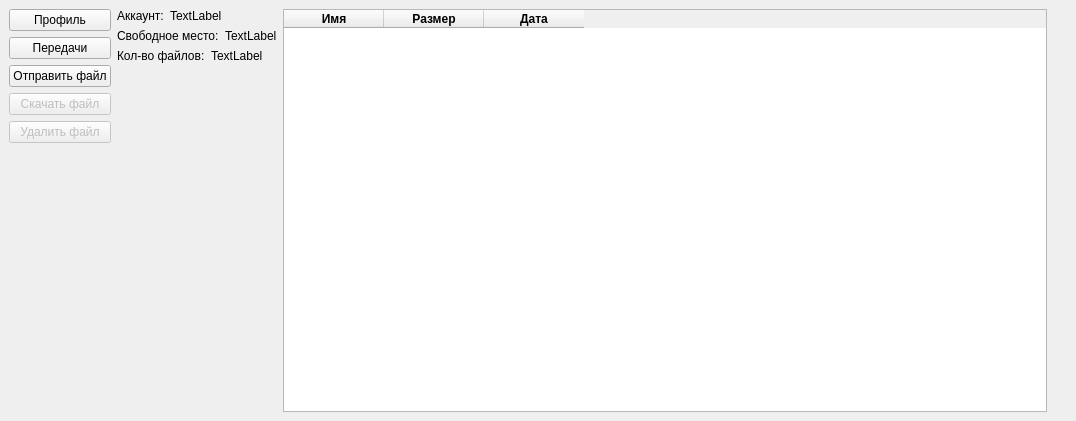
<?xml version="1.0" encoding="UTF-8"?>
<ui version="4.0">
 <class>MainWindow</class>
 <widget class="QMainWindow" name="MainWindow">
  <property name="geometry">
   <rect>
    <x>0</x>
    <y>0</y>
    <width>1076</width>
    <height>421</height>
   </rect>
  </property>
  <property name="sizePolicy">
   <sizepolicy hsizetype="Ignored" vsizetype="Ignored">
    <horstretch>0</horstretch>
    <verstretch>0</verstretch>
   </sizepolicy>
  </property>
  <property name="windowTitle">
   <string>Онлайн-хранилище</string>
  </property>
  <widget class="QWidget" name="centralwidget">
   <layout class="QVBoxLayout" name="verticalLayout">
    <item>
     <layout class="QHBoxLayout" name="horizontalLayout">
      <item>
       <spacer name="horizontalSpacer">
        <property name="orientation">
         <enum>Qt::Horizontal</enum>
        </property>
        <property name="sizeType">
         <enum>QSizePolicy::Maximum</enum>
        </property>
        <property name="sizeHint" stdset="0">
         <size>
          <width>0</width>
          <height>13</height>
         </size>
        </property>
       </spacer>
      </item>
      <item>
       <layout class="QVBoxLayout" name="optionLayout">
        <item>
         <widget class="QPushButton" name="profileButton">
          <property name="sizePolicy">
           <sizepolicy hsizetype="Preferred" vsizetype="Fixed">
            <horstretch>0</horstretch>
            <verstretch>0</verstretch>
           </sizepolicy>
          </property>
          <property name="text">
           <string>Профиль</string>
          </property>
         </widget>
        </item>
        <item>
         <widget class="QPushButton" name="transfersButton">
          <property name="sizePolicy">
           <sizepolicy hsizetype="Preferred" vsizetype="Fixed">
            <horstretch>0</horstretch>
            <verstretch>0</verstretch>
           </sizepolicy>
          </property>
          <property name="text">
           <string>Передачи</string>
          </property>
         </widget>
        </item>
        <item>
         <widget class="QPushButton" name="uploadFileButton">
          <property name="sizePolicy">
           <sizepolicy hsizetype="Preferred" vsizetype="Fixed">
            <horstretch>0</horstretch>
            <verstretch>0</verstretch>
           </sizepolicy>
          </property>
          <property name="text">
           <string>Отправить файл</string>
          </property>
         </widget>
        </item>
        <item>
         <widget class="QPushButton" name="downloadFileButton">
          <property name="enabled">
           <bool>false</bool>
          </property>
          <property name="text">
           <string>Скачать файл</string>
          </property>
         </widget>
        </item>
        <item>
         <widget class="QPushButton" name="deleteFileButton">
          <property name="enabled">
           <bool>false</bool>
          </property>
          <property name="sizePolicy">
           <sizepolicy hsizetype="Preferred" vsizetype="Fixed">
            <horstretch>0</horstretch>
            <verstretch>0</verstretch>
           </sizepolicy>
          </property>
          <property name="text">
           <string>Удалить файл</string>
          </property>
          <property name="autoDefault">
           <bool>false</bool>
          </property>
          <property name="default">
           <bool>false</bool>
          </property>
          <property name="flat">
           <bool>false</bool>
          </property>
         </widget>
        </item>
        <item>
         <spacer name="verticalSpacer_2">
          <property name="orientation">
           <enum>Qt::Vertical</enum>
          </property>
          <property name="sizeHint" stdset="0">
           <size>
            <width>20</width>
            <height>40</height>
           </size>
          </property>
         </spacer>
        </item>
       </layout>
      </item>
      <item>
       <spacer name="horizontalSpacer_2">
        <property name="orientation">
         <enum>Qt::Horizontal</enum>
        </property>
        <property name="sizeType">
         <enum>QSizePolicy::Maximum</enum>
        </property>
        <property name="sizeHint" stdset="0">
         <size>
          <width>0</width>
          <height>13</height>
         </size>
        </property>
       </spacer>
      </item>
      <item>
       <layout class="QVBoxLayout" name="profileLayout">
        <item>
         <layout class="QHBoxLayout" name="accountLayout">
          <item>
           <widget class="QLabel" name="accountLabel">
            <property name="sizePolicy">
             <sizepolicy hsizetype="Fixed" vsizetype="Preferred">
              <horstretch>0</horstretch>
              <verstretch>0</verstretch>
             </sizepolicy>
            </property>
            <property name="text">
             <string>Аккаунт:</string>
            </property>
           </widget>
          </item>
          <item>
           <widget class="QLabel" name="accountNameLabel">
            <property name="text">
             <string>TextLabel</string>
            </property>
           </widget>
          </item>
         </layout>
        </item>
        <item>
         <layout class="QHBoxLayout" name="freeSpaceLayout">
          <item>
           <widget class="QLabel" name="freeSpaceLabel">
            <property name="sizePolicy">
             <sizepolicy hsizetype="Fixed" vsizetype="Preferred">
              <horstretch>0</horstretch>
              <verstretch>0</verstretch>
             </sizepolicy>
            </property>
            <property name="text">
             <string>Свободное место:</string>
            </property>
           </widget>
          </item>
          <item>
           <widget class="QLabel" name="freeSpaceAmountLabel">
            <property name="text">
             <string>TextLabel</string>
            </property>
           </widget>
          </item>
         </layout>
        </item>
        <item>
         <layout class="QHBoxLayout" name="filesLayout">
          <item>
           <widget class="QLabel" name="filesLabel">
            <property name="sizePolicy">
             <sizepolicy hsizetype="Fixed" vsizetype="Preferred">
              <horstretch>0</horstretch>
              <verstretch>0</verstretch>
             </sizepolicy>
            </property>
            <property name="text">
             <string>Кол-во файлов:</string>
            </property>
           </widget>
          </item>
          <item>
           <widget class="QLabel" name="filesAmountLabel">
            <property name="text">
             <string>TextLabel</string>
            </property>
           </widget>
          </item>
         </layout>
        </item>
        <item>
         <spacer name="verticalSpacer_3">
          <property name="orientation">
           <enum>Qt::Vertical</enum>
          </property>
          <property name="sizeHint" stdset="0">
           <size>
            <width>20</width>
            <height>40</height>
           </size>
          </property>
         </spacer>
        </item>
       </layout>
      </item>
      <item>
       <layout class="QVBoxLayout" name="viewLayout">
        <item>
         <widget class="QTableWidget" name="fileTable">
          <property name="enabled">
           <bool>true</bool>
          </property>
          <property name="sizePolicy">
           <sizepolicy hsizetype="MinimumExpanding" vsizetype="Expanding">
            <horstretch>0</horstretch>
            <verstretch>0</verstretch>
           </sizepolicy>
          </property>
          <property name="minimumSize">
           <size>
            <width>400</width>
            <height>0</height>
           </size>
          </property>
          <property name="editTriggers">
           <set>QAbstractItemView::NoEditTriggers</set>
          </property>
          <property name="alternatingRowColors">
           <bool>true</bool>
          </property>
          <property name="selectionBehavior">
           <enum>QAbstractItemView::SelectRows</enum>
          </property>
          <property name="textElideMode">
           <enum>Qt::ElideRight</enum>
          </property>
          <attribute name="horizontalHeaderMinimumSectionSize">
           <number>50</number>
          </attribute>
          <attribute name="horizontalHeaderShowSortIndicator" stdset="0">
           <bool>false</bool>
          </attribute>
          <attribute name="verticalHeaderVisible">
           <bool>false</bool>
          </attribute>
          <column>
           <property name="text">
            <string>Имя</string>
           </property>
           <property name="font">
            <font>
             <weight>75</weight>
             <bold>true</bold>
            </font>
           </property>
          </column>
          <column>
           <property name="text">
            <string>Размер</string>
           </property>
           <property name="font">
            <font>
             <weight>75</weight>
             <bold>true</bold>
            </font>
           </property>
          </column>
          <column>
           <property name="text">
            <string>Дата</string>
           </property>
           <property name="font">
            <font>
             <weight>75</weight>
             <bold>true</bold>
            </font>
           </property>
          </column>
         </widget>
        </item>
       </layout>
      </item>
      <item>
       <layout class="QVBoxLayout" name="transferLayout">
        <property name="spacing">
         <number>3</number>
        </property>
        <property name="sizeConstraint">
         <enum>QLayout::SetMinimumSize</enum>
        </property>
        <item>
         <spacer name="verticalSpacer">
          <property name="orientation">
           <enum>Qt::Vertical</enum>
          </property>
          <property name="sizeHint" stdset="0">
           <size>
            <width>20</width>
            <height>40</height>
           </size>
          </property>
         </spacer>
        </item>
       </layout>
      </item>
     </layout>
    </item>
   </layout>
  </widget>
  <widget class="QMenuBar" name="menubar">
   <property name="geometry">
    <rect>
     <x>0</x>
     <y>0</y>
     <width>1076</width>
     <height>21</height>
    </rect>
   </property>
  </widget>
 </widget>
 <resources/>
 <connections/>
</ui>
